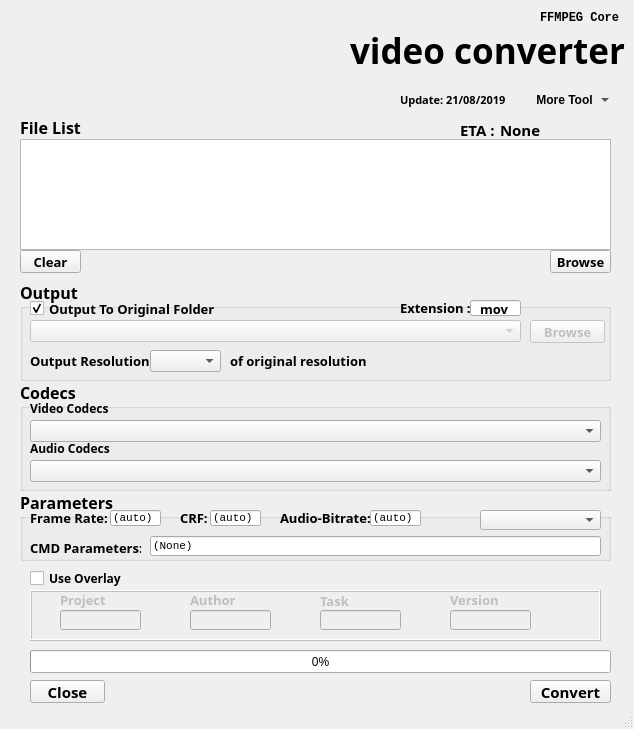
<?xml version="1.0" encoding="UTF-8"?>
<ui version="4.0">
 <class>converter</class>
 <widget class="QMainWindow" name="converter">
  <property name="windowModality">
   <enum>Qt::ApplicationModal</enum>
  </property>
  <property name="geometry">
   <rect>
    <x>0</x>
    <y>0</y>
    <width>634</width>
    <height>729</height>
   </rect>
  </property>
  <property name="minimumSize">
   <size>
    <width>634</width>
    <height>729</height>
   </size>
  </property>
  <property name="maximumSize">
   <size>
    <width>634</width>
    <height>729</height>
   </size>
  </property>
  <property name="windowTitle">
   <string>Converter</string>
  </property>
  <widget class="QWidget" name="centralwidget">
   <widget class="QToolButton" name="toolButton">
    <property name="geometry">
     <rect>
      <x>530</x>
      <y>90</y>
      <width>81</width>
      <height>20</height>
     </rect>
    </property>
    <property name="font">
     <font>
      <pointsize>9</pointsize>
      <weight>75</weight>
      <bold>true</bold>
     </font>
    </property>
    <property name="cursor">
     <cursorShape>PointingHandCursor</cursorShape>
    </property>
    <property name="contextMenuPolicy">
     <enum>Qt::ActionsContextMenu</enum>
    </property>
    <property name="acceptDrops">
     <bool>false</bool>
    </property>
    <property name="toolTip">
     <string/>
    </property>
    <property name="text">
     <string>More Tool</string>
    </property>
    <property name="popupMode">
     <enum>QToolButton::MenuButtonPopup</enum>
    </property>
    <property name="toolButtonStyle">
     <enum>Qt::ToolButtonTextBesideIcon</enum>
    </property>
    <property name="autoRaise">
     <bool>true</bool>
    </property>
    <property name="arrowType">
     <enum>Qt::NoArrow</enum>
    </property>
   </widget>
   <widget class="QGroupBox" name="codec_group">
    <property name="geometry">
     <rect>
      <x>20</x>
      <y>380</y>
      <width>591</width>
      <height>111</height>
     </rect>
    </property>
    <property name="font">
     <font>
      <family>Century Gothic</family>
      <pointsize>12</pointsize>
      <weight>75</weight>
      <bold>true</bold>
     </font>
    </property>
    <property name="title">
     <string>Codecs</string>
    </property>
    <widget class="QComboBox" name="vcodecs_dropdown">
     <property name="geometry">
      <rect>
       <x>10</x>
       <y>40</y>
       <width>571</width>
       <height>22</height>
      </rect>
     </property>
     <property name="font">
      <font>
       <pointsize>8</pointsize>
       <weight>50</weight>
       <bold>false</bold>
      </font>
     </property>
    </widget>
    <widget class="QLabel" name="vcodec_label">
     <property name="geometry">
      <rect>
       <x>10</x>
       <y>20</y>
       <width>91</width>
       <height>16</height>
      </rect>
     </property>
     <property name="font">
      <font>
       <pointsize>9</pointsize>
      </font>
     </property>
     <property name="text">
      <string>Video Codecs</string>
     </property>
    </widget>
    <widget class="QLabel" name="acodec_label">
     <property name="geometry">
      <rect>
       <x>10</x>
       <y>60</y>
       <width>91</width>
       <height>16</height>
      </rect>
     </property>
     <property name="font">
      <font>
       <pointsize>9</pointsize>
      </font>
     </property>
     <property name="text">
      <string>Audio Codecs</string>
     </property>
    </widget>
    <widget class="QComboBox" name="acodecs_dropdown">
     <property name="geometry">
      <rect>
       <x>10</x>
       <y>80</y>
       <width>571</width>
       <height>22</height>
      </rect>
     </property>
     <property name="font">
      <font>
       <pointsize>8</pointsize>
       <weight>50</weight>
       <bold>false</bold>
      </font>
     </property>
    </widget>
   </widget>
   <widget class="QLabel" name="ETA_label">
    <property name="geometry">
     <rect>
      <x>460</x>
      <y>119</y>
      <width>41</width>
      <height>21</height>
     </rect>
    </property>
    <property name="font">
     <font>
      <family>Century Gothic</family>
      <pointsize>11</pointsize>
      <weight>75</weight>
      <bold>true</bold>
     </font>
    </property>
    <property name="text">
     <string>ETA : </string>
    </property>
   </widget>
   <widget class="QLabel" name="update_label">
    <property name="geometry">
     <rect>
      <x>400</x>
      <y>90</y>
      <width>111</width>
      <height>20</height>
     </rect>
    </property>
    <property name="font">
     <font>
      <family>Yu Gothic</family>
      <pointsize>8</pointsize>
      <weight>75</weight>
      <bold>true</bold>
     </font>
    </property>
    <property name="text">
     <string>Update: 21/08/2019</string>
    </property>
   </widget>
   <widget class="QLabel" name="file_list_label">
    <property name="geometry">
     <rect>
      <x>20</x>
      <y>119</y>
      <width>91</width>
      <height>16</height>
     </rect>
    </property>
    <property name="font">
     <font>
      <family>Century Gothic</family>
      <pointsize>12</pointsize>
      <weight>75</weight>
      <bold>true</bold>
     </font>
    </property>
    <property name="text">
     <string>File List</string>
    </property>
   </widget>
   <widget class="QLabel" name="time_label">
    <property name="geometry">
     <rect>
      <x>500</x>
      <y>119</y>
      <width>111</width>
      <height>21</height>
     </rect>
    </property>
    <property name="font">
     <font>
      <family>Century Gothic</family>
      <pointsize>11</pointsize>
      <weight>75</weight>
      <bold>true</bold>
     </font>
    </property>
    <property name="text">
     <string>None</string>
    </property>
   </widget>
   <widget class="QProgressBar" name="progressBar">
    <property name="geometry">
     <rect>
      <x>30</x>
      <y>650</y>
      <width>581</width>
      <height>23</height>
     </rect>
    </property>
    <property name="value">
     <number>0</number>
    </property>
   </widget>
   <widget class="QPushButton" name="convert_btn">
    <property name="enabled">
     <bool>true</bool>
    </property>
    <property name="geometry">
     <rect>
      <x>530</x>
      <y>680</y>
      <width>81</width>
      <height>23</height>
     </rect>
    </property>
    <property name="font">
     <font>
      <family>Century Gothic</family>
      <pointsize>11</pointsize>
      <weight>75</weight>
      <bold>true</bold>
     </font>
    </property>
    <property name="text">
     <string>Convert</string>
    </property>
   </widget>
   <widget class="QPushButton" name="close_btn">
    <property name="geometry">
     <rect>
      <x>30</x>
      <y>680</y>
      <width>75</width>
      <height>23</height>
     </rect>
    </property>
    <property name="font">
     <font>
      <family>Century Gothic</family>
      <pointsize>11</pointsize>
      <weight>75</weight>
      <bold>true</bold>
     </font>
    </property>
    <property name="text">
     <string>Close</string>
    </property>
   </widget>
   <widget class="QLabel" name="logo_label">
    <property name="geometry">
     <rect>
      <x>-10</x>
      <y>-40</y>
      <width>351</width>
      <height>151</height>
     </rect>
    </property>
    <property name="text">
     <string>&lt;html&gt;&lt;head/&gt;&lt;body&gt;&lt;p&gt;&lt;img src=&quot;:/logo_large/logo_large.png&quot;/&gt;&lt;/p&gt;&lt;/body&gt;&lt;/html&gt;</string>
    </property>
   </widget>
   <widget class="QPushButton" name="clear_btn">
    <property name="geometry">
     <rect>
      <x>20</x>
      <y>250</y>
      <width>61</width>
      <height>23</height>
     </rect>
    </property>
    <property name="font">
     <font>
      <family>Century Gothic</family>
      <pointsize>10</pointsize>
      <weight>75</weight>
      <bold>true</bold>
     </font>
    </property>
    <property name="text">
     <string>Clear</string>
    </property>
   </widget>
   <widget class="QLabel" name="header_label">
    <property name="geometry">
     <rect>
      <x>350</x>
      <y>20</y>
      <width>281</width>
      <height>61</height>
     </rect>
    </property>
    <property name="font">
     <font>
      <family>Segoe Print</family>
      <pointsize>26</pointsize>
      <weight>75</weight>
      <italic>false</italic>
      <bold>true</bold>
     </font>
    </property>
    <property name="contextMenuPolicy">
     <enum>Qt::ActionsContextMenu</enum>
    </property>
    <property name="text">
     <string>video converter</string>
    </property>
   </widget>
   <widget class="QGroupBox" name="parameter_group">
    <property name="geometry">
     <rect>
      <x>20</x>
      <y>490</y>
      <width>591</width>
      <height>71</height>
     </rect>
    </property>
    <property name="font">
     <font>
      <family>Century Gothic</family>
      <pointsize>12</pointsize>
      <weight>75</weight>
      <bold>true</bold>
     </font>
    </property>
    <property name="title">
     <string>Parameters</string>
    </property>
    <widget class="QLabel" name="frame_rate_label">
     <property name="geometry">
      <rect>
       <x>10</x>
       <y>20</y>
       <width>81</width>
       <height>16</height>
      </rect>
     </property>
     <property name="font">
      <font>
       <pointsize>10</pointsize>
      </font>
     </property>
     <property name="text">
      <string>Frame Rate:</string>
     </property>
    </widget>
    <widget class="QLineEdit" name="frame_rate_inp">
     <property name="geometry">
      <rect>
       <x>90</x>
       <y>20</y>
       <width>51</width>
       <height>16</height>
      </rect>
     </property>
     <property name="font">
      <font>
       <family>Consolas</family>
       <pointsize>8</pointsize>
       <weight>50</weight>
       <bold>false</bold>
      </font>
     </property>
     <property name="text">
      <string>(auto)</string>
     </property>
    </widget>
    <widget class="QLabel" name="audio_bitrate_label">
     <property name="geometry">
      <rect>
       <x>260</x>
       <y>20</y>
       <width>101</width>
       <height>16</height>
      </rect>
     </property>
     <property name="font">
      <font>
       <pointsize>10</pointsize>
      </font>
     </property>
     <property name="text">
      <string>Audio-Bitrate:</string>
     </property>
    </widget>
    <widget class="QLineEdit" name="audio_bitrate_inp">
     <property name="geometry">
      <rect>
       <x>350</x>
       <y>20</y>
       <width>51</width>
       <height>16</height>
      </rect>
     </property>
     <property name="font">
      <font>
       <family>Consolas</family>
       <pointsize>8</pointsize>
       <weight>50</weight>
       <bold>false</bold>
      </font>
     </property>
     <property name="text">
      <string>(auto)</string>
     </property>
    </widget>
    <widget class="QLabel" name="crf_label">
     <property name="geometry">
      <rect>
       <x>160</x>
       <y>20</y>
       <width>31</width>
       <height>16</height>
      </rect>
     </property>
     <property name="font">
      <font>
       <pointsize>10</pointsize>
      </font>
     </property>
     <property name="text">
      <string>CRF:</string>
     </property>
    </widget>
    <widget class="QLineEdit" name="crf_inp">
     <property name="geometry">
      <rect>
       <x>190</x>
       <y>20</y>
       <width>51</width>
       <height>16</height>
      </rect>
     </property>
     <property name="font">
      <font>
       <family>Consolas</family>
       <pointsize>8</pointsize>
       <weight>50</weight>
       <bold>false</bold>
      </font>
     </property>
     <property name="text">
      <string>(auto)</string>
     </property>
    </widget>
    <widget class="QLineEdit" name="cmd_inp">
     <property name="geometry">
      <rect>
       <x>130</x>
       <y>46</y>
       <width>451</width>
       <height>20</height>
      </rect>
     </property>
     <property name="font">
      <font>
       <family>Consolas</family>
       <pointsize>8</pointsize>
       <weight>50</weight>
       <bold>false</bold>
      </font>
     </property>
     <property name="text">
      <string>(None)</string>
     </property>
    </widget>
    <widget class="QLabel" name="cmd_label">
     <property name="geometry">
      <rect>
       <x>10</x>
       <y>50</y>
       <width>111</width>
       <height>16</height>
      </rect>
     </property>
     <property name="font">
      <font>
       <pointsize>10</pointsize>
      </font>
     </property>
     <property name="text">
      <string>CMD Parameters:</string>
     </property>
    </widget>
    <widget class="QComboBox" name="preset_dropdown">
     <property name="geometry">
      <rect>
       <x>460</x>
       <y>20</y>
       <width>121</width>
       <height>20</height>
      </rect>
     </property>
     <property name="font">
      <font>
       <pointsize>8</pointsize>
      </font>
     </property>
     <property name="mouseTracking">
      <bool>false</bool>
     </property>
    </widget>
   </widget>
   <widget class="QLabel" name="label_3">
    <property name="geometry">
     <rect>
      <x>540</x>
      <y>10</y>
      <width>81</width>
      <height>16</height>
     </rect>
    </property>
    <property name="font">
     <font>
      <family>Consolas</family>
      <weight>75</weight>
      <bold>true</bold>
     </font>
    </property>
    <property name="text">
     <string>FFMPEG Core</string>
    </property>
   </widget>
   <widget class="QGroupBox" name="output_group">
    <property name="geometry">
     <rect>
      <x>20</x>
      <y>280</y>
      <width>591</width>
      <height>101</height>
     </rect>
    </property>
    <property name="font">
     <font>
      <family>Century Gothic</family>
      <pointsize>12</pointsize>
      <weight>75</weight>
      <bold>true</bold>
     </font>
    </property>
    <property name="title">
     <string>Output</string>
    </property>
    <widget class="QCheckBox" name="output_folder_checkbox">
     <property name="enabled">
      <bool>true</bool>
     </property>
     <property name="geometry">
      <rect>
       <x>10</x>
       <y>20</y>
       <width>191</width>
       <height>17</height>
      </rect>
     </property>
     <property name="font">
      <font>
       <family>Century Gothic</family>
       <pointsize>10</pointsize>
       <weight>75</weight>
       <bold>true</bold>
      </font>
     </property>
     <property name="text">
      <string>Output To Original Folder</string>
     </property>
     <property name="checked">
      <bool>true</bool>
     </property>
    </widget>
    <widget class="QComboBox" name="output_dropdown">
     <property name="enabled">
      <bool>false</bool>
     </property>
     <property name="geometry">
      <rect>
       <x>10</x>
       <y>40</y>
       <width>491</width>
       <height>22</height>
      </rect>
     </property>
     <property name="font">
      <font>
       <pointsize>8</pointsize>
       <weight>50</weight>
       <bold>false</bold>
      </font>
     </property>
    </widget>
    <widget class="QLabel" name="extension_label">
     <property name="geometry">
      <rect>
       <x>380</x>
       <y>17</y>
       <width>71</width>
       <height>21</height>
      </rect>
     </property>
     <property name="font">
      <font>
       <pointsize>10</pointsize>
      </font>
     </property>
     <property name="text">
      <string>Extension :</string>
     </property>
    </widget>
    <widget class="QPushButton" name="output_browse">
     <property name="enabled">
      <bool>false</bool>
     </property>
     <property name="geometry">
      <rect>
       <x>510</x>
       <y>40</y>
       <width>75</width>
       <height>23</height>
      </rect>
     </property>
     <property name="font">
      <font>
       <pointsize>10</pointsize>
      </font>
     </property>
     <property name="text">
      <string>Browse</string>
     </property>
    </widget>
    <widget class="QLineEdit" name="extension_inp">
     <property name="geometry">
      <rect>
       <x>450</x>
       <y>20</y>
       <width>51</width>
       <height>16</height>
      </rect>
     </property>
     <property name="font">
      <font>
       <family>Century Gothic</family>
       <pointsize>10</pointsize>
       <weight>75</weight>
       <bold>true</bold>
      </font>
     </property>
     <property name="text">
      <string>mov</string>
     </property>
     <property name="alignment">
      <set>Qt::AlignCenter</set>
     </property>
    </widget>
    <widget class="QLabel" name="resolution_label">
     <property name="geometry">
      <rect>
       <x>10</x>
       <y>70</y>
       <width>121</width>
       <height>21</height>
      </rect>
     </property>
     <property name="font">
      <font>
       <pointsize>10</pointsize>
      </font>
     </property>
     <property name="text">
      <string>Output Resolution:</string>
     </property>
    </widget>
    <widget class="QComboBox" name="resolution_dropdown">
     <property name="geometry">
      <rect>
       <x>130</x>
       <y>70</y>
       <width>71</width>
       <height>22</height>
      </rect>
     </property>
     <property name="font">
      <font>
       <pointsize>10</pointsize>
      </font>
     </property>
    </widget>
    <widget class="QLabel" name="original_resolution_label">
     <property name="geometry">
      <rect>
       <x>210</x>
       <y>70</y>
       <width>141</width>
       <height>21</height>
      </rect>
     </property>
     <property name="font">
      <font>
       <pointsize>10</pointsize>
      </font>
     </property>
     <property name="text">
      <string>of original resolution</string>
     </property>
    </widget>
   </widget>
   <widget class="QCheckBox" name="overlay_checkbox">
    <property name="enabled">
     <bool>true</bool>
    </property>
    <property name="geometry">
     <rect>
      <x>30</x>
      <y>570</y>
      <width>151</width>
      <height>17</height>
     </rect>
    </property>
    <property name="font">
     <font>
      <family>Century Gothic</family>
      <weight>75</weight>
      <bold>true</bold>
     </font>
    </property>
    <property name="text">
     <string>Use Overlay</string>
    </property>
   </widget>
   <widget class="QFrame" name="overlay_group">
    <property name="enabled">
     <bool>false</bool>
    </property>
    <property name="geometry">
     <rect>
      <x>30</x>
      <y>590</y>
      <width>571</width>
      <height>51</height>
     </rect>
    </property>
    <property name="frameShape">
     <enum>QFrame::Box</enum>
    </property>
    <property name="frameShadow">
     <enum>QFrame::Raised</enum>
    </property>
    <widget class="QLabel" name="version_label">
     <property name="geometry">
      <rect>
       <x>420</x>
       <y>0</y>
       <width>61</width>
       <height>20</height>
      </rect>
     </property>
     <property name="font">
      <font>
       <family>Century Gothic</family>
       <pointsize>10</pointsize>
       <weight>75</weight>
       <bold>true</bold>
      </font>
     </property>
     <property name="text">
      <string>Version</string>
     </property>
    </widget>
    <widget class="QLineEdit" name="project_inp">
     <property name="geometry">
      <rect>
       <x>30</x>
       <y>20</y>
       <width>81</width>
       <height>20</height>
      </rect>
     </property>
     <property name="font">
      <font>
       <pointsize>8</pointsize>
      </font>
     </property>
    </widget>
    <widget class="QLabel" name="project_label">
     <property name="geometry">
      <rect>
       <x>30</x>
       <y>0</y>
       <width>61</width>
       <height>20</height>
      </rect>
     </property>
     <property name="font">
      <font>
       <family>Century Gothic</family>
       <pointsize>10</pointsize>
       <weight>75</weight>
       <bold>true</bold>
      </font>
     </property>
     <property name="text">
      <string>Project</string>
     </property>
    </widget>
    <widget class="QLineEdit" name="author_inp">
     <property name="geometry">
      <rect>
       <x>160</x>
       <y>20</y>
       <width>81</width>
       <height>20</height>
      </rect>
     </property>
     <property name="font">
      <font>
       <pointsize>8</pointsize>
      </font>
     </property>
    </widget>
    <widget class="QLineEdit" name="version_inp">
     <property name="geometry">
      <rect>
       <x>420</x>
       <y>20</y>
       <width>81</width>
       <height>20</height>
      </rect>
     </property>
     <property name="font">
      <font>
       <pointsize>8</pointsize>
      </font>
     </property>
    </widget>
    <widget class="QLabel" name="author_label">
     <property name="geometry">
      <rect>
       <x>160</x>
       <y>0</y>
       <width>61</width>
       <height>20</height>
      </rect>
     </property>
     <property name="font">
      <font>
       <family>Century Gothic</family>
       <pointsize>10</pointsize>
       <weight>75</weight>
       <bold>true</bold>
      </font>
     </property>
     <property name="text">
      <string>Author</string>
     </property>
    </widget>
    <widget class="QLineEdit" name="task_inp">
     <property name="geometry">
      <rect>
       <x>290</x>
       <y>20</y>
       <width>81</width>
       <height>20</height>
      </rect>
     </property>
     <property name="font">
      <font>
       <pointsize>8</pointsize>
      </font>
     </property>
    </widget>
    <widget class="QLabel" name="task_label">
     <property name="geometry">
      <rect>
       <x>290</x>
       <y>0</y>
       <width>51</width>
       <height>21</height>
      </rect>
     </property>
     <property name="font">
      <font>
       <family>Century Gothic</family>
       <pointsize>10</pointsize>
       <weight>75</weight>
       <bold>true</bold>
      </font>
     </property>
     <property name="text">
      <string>Task</string>
     </property>
    </widget>
   </widget>
   <widget class="QTableWidget" name="file_list">
    <property name="geometry">
     <rect>
      <x>20</x>
      <y>139</y>
      <width>591</width>
      <height>111</height>
     </rect>
    </property>
    <property name="font">
     <font>
      <family>Century Gothic</family>
      <pointsize>8</pointsize>
     </font>
    </property>
   </widget>
   <widget class="QPushButton" name="input_browse">
    <property name="enabled">
     <bool>true</bool>
    </property>
    <property name="geometry">
     <rect>
      <x>550</x>
      <y>250</y>
      <width>61</width>
      <height>23</height>
     </rect>
    </property>
    <property name="font">
     <font>
      <family>Century Gothic</family>
      <pointsize>10</pointsize>
      <weight>75</weight>
      <bold>true</bold>
     </font>
    </property>
    <property name="text">
     <string>Browse</string>
    </property>
   </widget>
  </widget>
  <widget class="QStatusBar" name="statusbar"/>
 </widget>
 <resources>
  <include location="logo_large.qrc"/>
 </resources>
 <connections/>
</ui>
